Frame 1 (no input): blank canvas, image omitted
Frame 60 (no input): blank canvas, image omitted
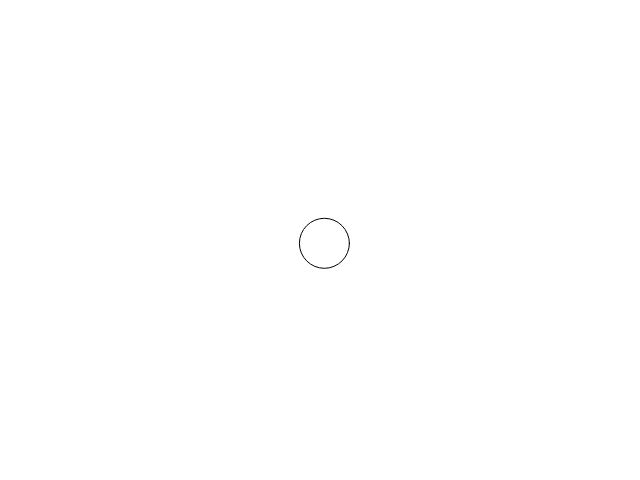
Frame 120 (the mouse pressed at the canvas centre since frame 60)

The p5.js sketch whose frames 1 and 60 were blank and that drew this single picture after the mouse press (run headless with seeded random() and noise() and a simulated clock; from frame 60 on, the mouse is pressed at the canvas centre):

// p5.js sketch
// ── sketch.js
let springX;
let springY;

function setup() {
  createCanvas(640, 480);
  springX = new Spring();
  springY = new Spring();
}

  function draw() {
  let deltaTime = 1.0 / 60.0;
  springX.update(deltaTime);
  springY.update(deltaTime);

  clear();
  
  ellipse(springX.position, springY.position, 50, 50);
}

function mousePressed() {
  springX.target = mouseX;
  springY.target = mouseY;
}

function mouseDragged() {
  springX.target = mouseX;
  springY.target = mouseY;
}

class Spring {
  constructor(){
  this.position = 0.0;
  this.velocity = 0.0;
  this.target = 0.0;
  this.springFactor = 100.0;
  this.dampRatio = 1.0;
  }
  reset() {
    this.position = 0.0;
    this.velocity = 0.0;
    this.target = 0.0;
  }
  
  update(deltaTime) {
    this.velocity += (-this.springFactor * (this.position - this.target) - 0.8 * this.velocity * sqrt(this.springFactor)) * deltaTime;
    this.position += this.velocity * deltaTime;
  }
}
